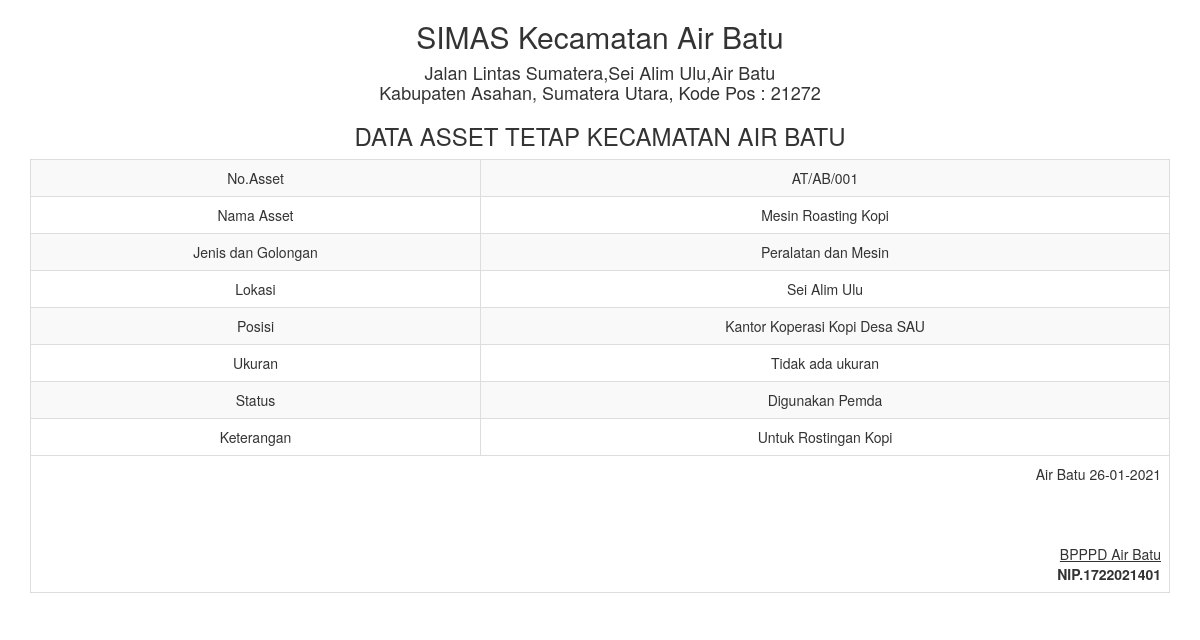
The page /report/tetap_satu.php?id=22 on the database its author committed.
### tables this page shows
CREATE TABLE `tetap` (
  `id` int(5) NOT NULL,
  `no_asset` varchar(50) NOT NULL,
  `nama` varchar(50) NOT NULL,
  `jenis` varchar(25) NOT NULL,
  `lokasi` varchar(50) NOT NULL,
  `posisi` varchar(200) NOT NULL,
  `ukuran` varchar(25) NOT NULL,
  `status` varchar(50) NOT NULL,
  `keterangan` varchar(150) NOT NULL
);

### report/tetap_satu.php (the view, shortened to what this page needs)
<!DOCTYPE html>
<html>
    <head>
        <link href="../Assets/css/bootstrap.min.css" rel="stylesheet" type="text/css"/>
    </head>
    <body onload="print()">
        <?php
        include '../config/koneksi.php';
        $sql = "SELECT * FROM tetap WHERE id='" . $_GET ['id'] . "'";
        $query = mysqli_query($koneksi, $sql) or die("SQL Detail error");
        $data = mysqli_fetch_array($query);
        ?>
        <div class="container">
            <div class='row'>
                <div class="col-sm-12">
                    <div class="text-center">
                      <h2>SIMAS Kecamatan Air Batu </h2>
                      <h4>Jalan Lintas Sumatera,Sei Alim Ulu,Air Batu <br>
                      Kabupaten Asahan, Sumatera Utara, Kode Pos : 21272</h4>
                        <h3>DATA ASSET TETAP KECAMATAN AIR BATU</h3>
                        <table class="table table-bordered table-striped table-hover">
                            <tbody>
                              <tr>
                                  <td>No.Asset</td> <td><?= $data['no_asset'] ?></td>
                              </tr>
                              <tr>
                                  <td>Nama Asset</td> <td><?= $data['nama'] ?></td>
                              </tr>
                              <tr>
                                  <td>Jenis dan Golongan</td> <td><?= $data['jenis'] ?></td>
                              </tr>
      						            <tr>
                                  <td>Lokasi</td> <td><?= $data['lokasi'] ?></td>
                              </tr>
                              <tr>
                                  <td>Posisi</td> <td><?= $data['posisi'] ?></td>
                              </tr>
                              <tr>
                                  <td>Ukuran</td> <td><?= $data['ukuran'] ?></td>
                              </tr>
      						            <tr>
                                  <td>Status</td> <td><?= $data['status'] ?></td>
                              </tr>
                              <tr>
                                  <td>Keterangan</td> <td><?= $data['keterangan'] ?></td>
                              </tr>
                            </tbody>
                            <tfoot>
                                <tr>
                                    <td colspan="2" class="text-right">
                                      Air Batu  <?= date("d-m-Y") ?>
                                      <br><br><br><br>
                                      <u>BPPPD Air Batu<strong></u><br>
                                      NIP.1722021401
									</td>
								</tr>
							</tfoot>
                        </table>
                    </div>
                </div>
            </div>
    </body>
</html>

### rows shown on the page
tetap: no_asset "AT/AB/001", nama "Mesin Roasting Kopi", jenis "Peralatan dan Mesin", lokasi "Sei Alim Ulu", posisi "Kantor Koperasi Kopi Desa SAU", ukuran "Tidak ada ukuran", status "Digunakan Pemda", keterangan "Untuk Rostingan Kopi"
